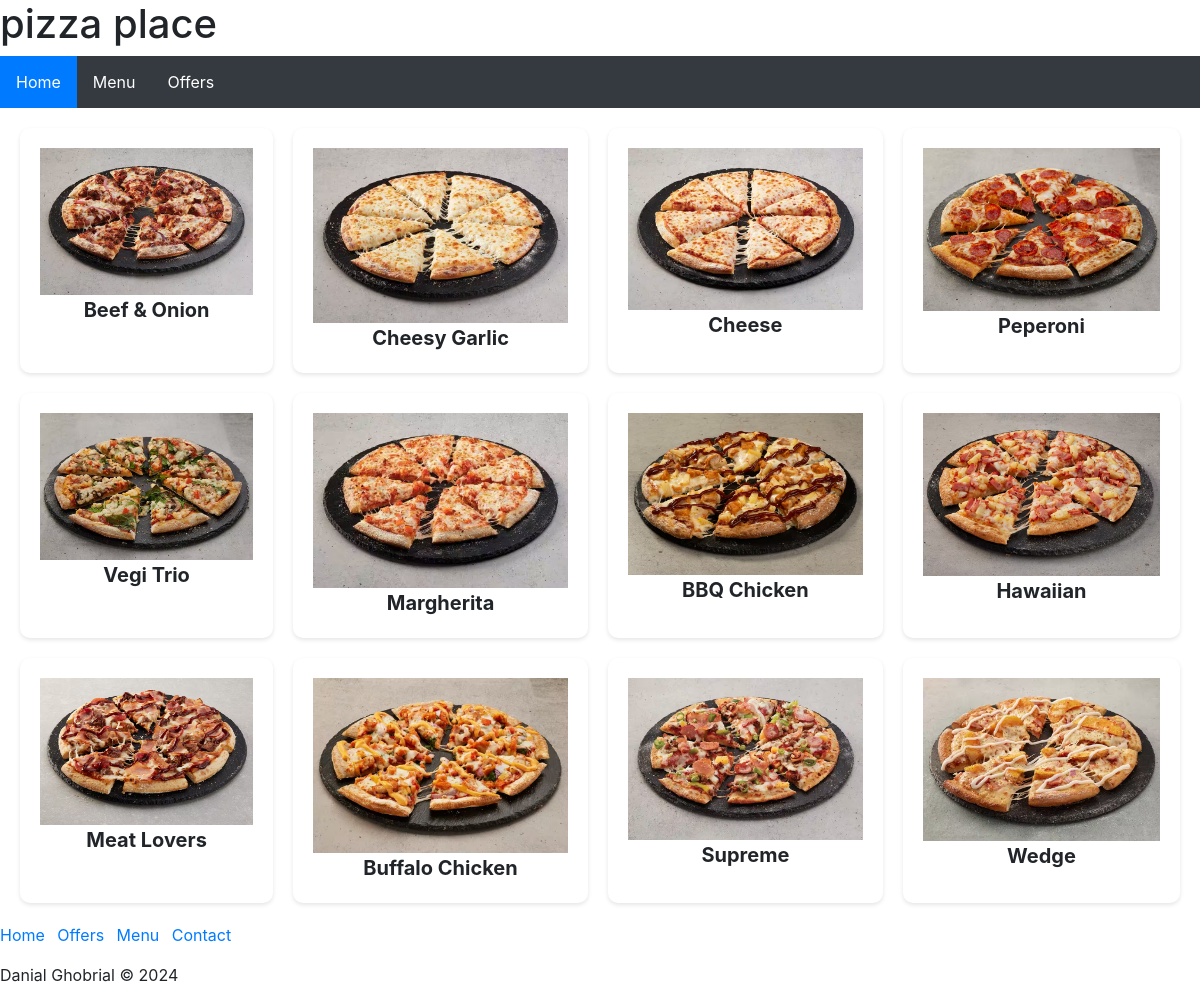
/menuout, run on an earlier commit of the app's database.
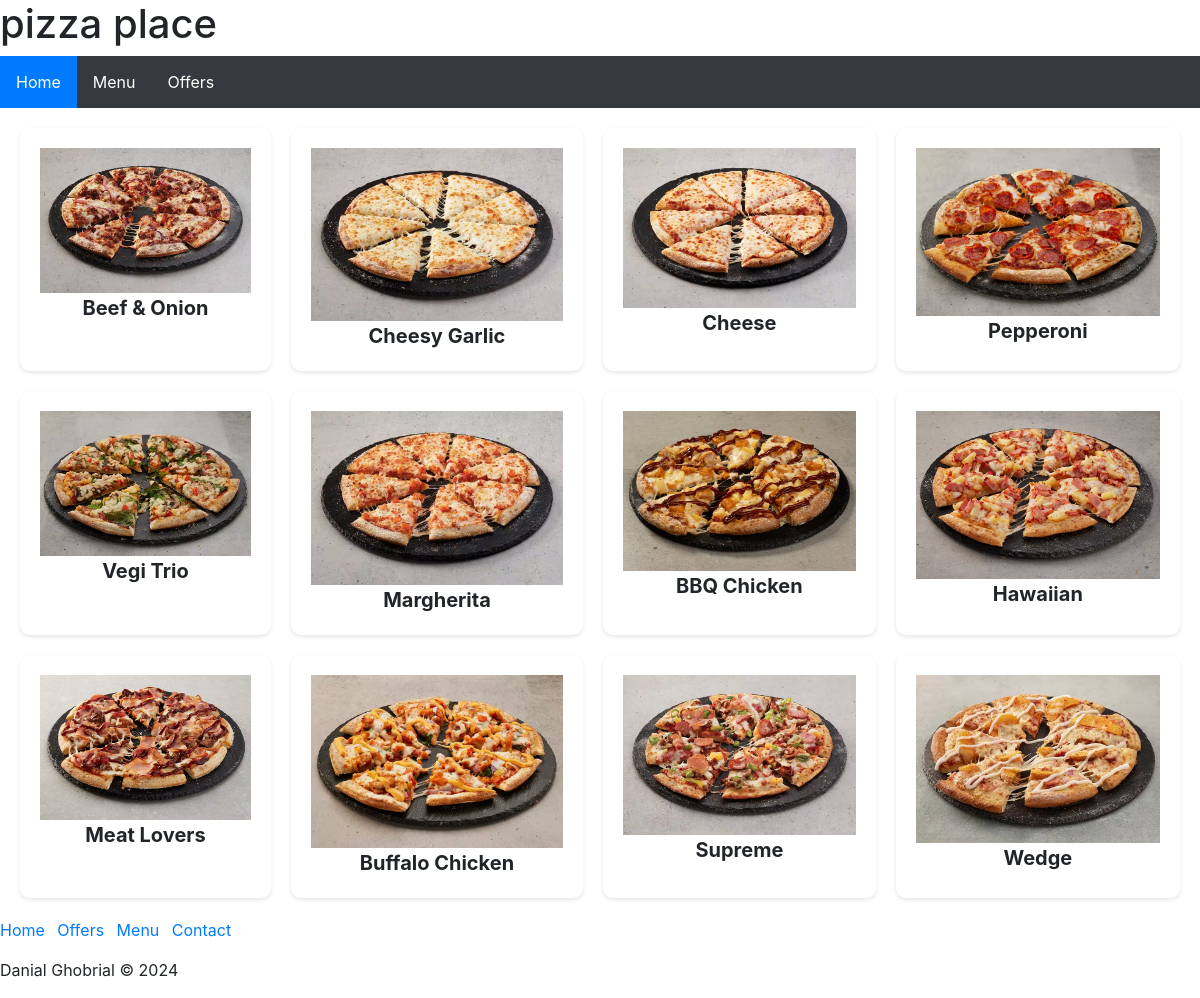
And on a later commit of the database.
### tables this page shows
CREATE TABLE Pizza (ID INTEGER PRIMARY KEY, Type TEXT, Price REAL, photo);

### routes.py (the view)
@app.route('/menuout')
def menuout():
    conn = sqlite3.connect(DATABASE)
    cur = conn.cursor()
    cur.execute('SELECT * FROM Pizza')
    results = cur.fetchall()
    return render_template('menuout.html', results=results)

### templates/menuout.html
{% extends "layout.html" %}
{% block content %}
<div class="gridmenu">
{% for item in results%}
<div class="middleimage">
   <a href="/pizzaout/{{item[0]}}"><img src="{{ item[3] }}">
      <a><b>{{item[1]}}</b></a>
    </a>
   </div>
      {% endfor %}
   </div>
{% endblock %}

What changed in the data, as far as the page shows it:
changed Pizza: Type "Peperoni" → "Pepperoni"
